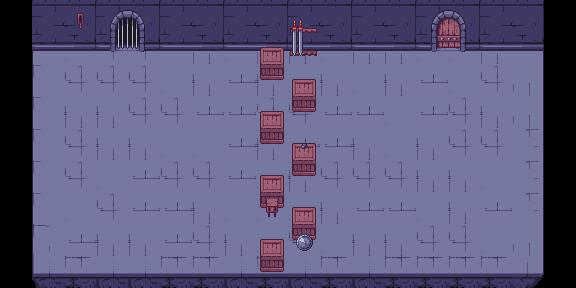

The image is a tile-based game level rendered from a .tmx file. Its description and complete source (layers, tilesets, objects, tile grids) follow:
An orthogonal 18x9 tile map with 32x32 px tiles, 6 tile layers (Floor, FloorDetails, BackWall, BackWallDetails, ...), 2 hidden layers not drawn.

<map version="1.2" tiledversion="1.2.1" orientation="orthogonal" renderorder="right-down" width="18" height="9" tilewidth="32" tileheight="32" infinite="0" nextlayerid="38" nextobjectid="3">
 <tileset firstgid="1" source="DungeonTileset.tsx" />
 <layer id="30" name="Floor" width="18" height="9">
  <data encoding="csv">
0,1,3,2,3,3,3,2,2,2,2,3,3,2,3,3,4,0,
0,9,7,6,6,10,11,7,11,11,7,11,11,7,7,11,12,0,
0,9,6,6,6,7,11,10,11,7,11,7,11,10,7,6,8,0,
0,9,11,11,6,6,10,10,6,6,10,10,7,10,6,11,8,0,
0,9,6,11,11,7,7,10,11,10,10,11,7,11,6,6,12,0,
0,9,6,7,10,6,6,10,7,11,6,6,6,11,11,7,12,0,
0,9,7,6,10,10,11,7,7,7,11,10,10,7,11,10,12,0,
0,5,10,11,11,10,6,11,7,6,7,11,11,6,6,7,8,0,
0,13,15,14,14,15,15,14,15,14,15,14,15,15,15,15,16,0
</data>
 </layer>
 <layer id="31" name="FloorDetails" width="18" height="9">
  <data encoding="csv">
0,0,0,0,0,0,0,0,0,0,0,0,0,0,0,0,0,0,
0,0,0,0,0,0,0,0,0,0,0,0,0,0,0,0,0,0,
0,0,0,0,0,0,0,0,0,0,0,0,0,0,0,0,0,0,
0,0,0,0,0,0,0,0,0,0,0,0,0,0,0,0,0,0,
0,0,0,0,0,0,0,0,0,0,0,0,0,0,0,0,0,0,
0,0,0,0,0,0,0,0,0,0,0,0,0,0,0,0,0,0,
0,0,0,0,0,0,0,0,0,0,0,0,0,0,0,0,0,0,
0,0,0,0,0,0,0,0,0,0,0,0,0,0,0,0,0,0,
0,0,0,0,0,0,0,0,0,0,0,0,0,0,0,0,0,0
</data>
 </layer>
 <layer id="32" name="BackWall" width="18" height="9">
  <data encoding="csv">
0,49,50,49,50,49,50,49,50,49,50,49,50,49,50,49,50,0,
0,53,54,53,54,53,54,53,54,53,54,53,54,53,54,53,54,0,
0,0,0,0,0,0,0,0,0,0,0,0,0,0,0,0,0,0,
0,0,0,0,0,0,0,0,0,0,0,0,0,0,0,0,0,0,
0,0,0,0,0,0,0,0,0,0,0,0,0,0,0,0,0,0,
0,0,0,0,0,0,0,0,0,0,0,0,0,0,0,0,0,0,
0,0,0,0,0,0,0,0,0,0,0,0,0,0,0,0,0,0,
0,0,0,0,0,0,0,0,0,0,0,0,0,0,0,0,0,0,
0,0,0,0,0,0,0,0,0,0,0,0,0,0,0,0,0,0
</data>
 </layer>
 <layer id="33" name="BackWallDetails" width="18" height="9">
  <data encoding="csv">
0,0,74,57,58,0,0,0,0,99,0,0,0,59,60,0,0,0,
0,0,0,61,62,0,0,0,0,103,0,0,0,63,64,0,0,0,
0,0,0,0,0,0,0,0,0,0,0,0,0,0,0,0,0,0,
0,0,0,0,0,0,0,0,0,0,0,0,0,0,0,0,0,0,
0,0,0,0,0,0,0,0,0,0,0,0,0,0,0,0,0,0,
0,0,0,0,0,0,0,0,0,0,0,0,0,0,0,0,0,0,
0,0,0,0,0,0,0,0,0,0,0,0,0,0,0,0,0,0,
0,0,0,0,0,0,0,0,0,0,0,0,0,0,0,0,0,0,
0,0,0,0,0,0,0,0,0,0,0,0,0,0,0,0,0,0
</data>
 </layer>
 <layer id="34" name="Net" width="18" height="9">
  <data encoding="csv">
0,0,0,0,0,0,0,0,0,0,0,0,0,0,0,0,0,0,
0,0,0,0,0,0,0,0,101,0,0,0,0,0,0,0,0,0,
0,0,0,0,0,0,0,0,105,101,0,0,0,0,0,0,0,0,
0,0,0,0,0,0,0,0,101,105,0,0,0,0,0,0,0,0,
0,0,0,0,0,0,0,0,105,101,0,0,0,0,0,0,0,0,
0,0,0,0,0,0,0,0,101,105,0,0,0,0,0,0,0,0,
0,0,0,0,0,0,0,0,105,101,0,0,0,0,0,0,0,0,
0,0,0,0,0,0,0,0,101,105,0,0,0,0,0,0,0,0,
0,0,0,0,0,0,0,0,105,0,0,0,0,0,0,0,0,0
</data>
 </layer>
 <layer id="35" name="NetDetails" width="18" height="9">
  <data encoding="csv">
0,0,0,0,0,0,0,0,0,0,0,0,0,0,0,0,0,0,
0,0,0,0,0,0,0,0,0,0,0,0,0,0,0,0,0,0,
0,0,0,0,0,0,0,0,0,0,0,0,0,0,0,0,0,0,
0,0,0,0,0,0,0,0,0,0,0,0,0,0,0,0,0,0,
0,0,0,0,0,0,0,0,0,102,0,0,0,0,0,0,0,0,
0,0,0,0,0,0,0,0,0,0,0,0,0,0,0,0,0,0,
0,0,0,0,0,0,0,0,106,0,0,0,0,0,0,0,0,0,
0,0,0,0,0,0,0,0,0,88,0,0,0,0,0,0,0,0,
0,0,0,0,0,0,0,0,0,0,0,0,0,0,0,0,0,0
</data>
 </layer>
 <layer id="36" name="WALLS" width="18" height="9" visible="0">
  <data encoding="csv">
24,24,24,24,24,24,24,24,24,24,24,24,24,24,24,24,24,24,
24,0,0,0,0,0,0,0,0,0,0,0,0,0,0,0,0,24,
24,0,0,0,0,0,0,0,0,0,0,0,0,0,0,0,0,24,
24,0,0,0,0,0,0,0,0,0,0,0,0,0,0,0,0,24,
24,0,0,0,0,0,0,0,0,0,0,0,0,0,0,0,0,24,
24,0,0,0,0,0,0,0,0,0,0,0,0,0,0,0,0,24,
24,0,0,0,0,0,0,0,0,0,0,0,0,0,0,0,0,24,
24,0,0,0,0,0,0,0,0,0,0,0,0,0,0,0,0,24,
24,24,24,24,24,24,24,24,24,24,24,24,24,24,24,24,24,24
</data>
 </layer>
 <layer id="37" name="NET" width="18" height="9" visible="0">
  <data encoding="csv">
0,0,0,0,0,0,0,0,0,0,0,0,0,0,0,0,0,0,
0,0,0,0,0,0,0,0,24,24,0,0,0,0,0,0,0,0,
0,0,0,0,0,0,0,0,24,24,0,0,0,0,0,0,0,0,
0,0,0,0,0,0,0,0,24,24,0,0,0,0,0,0,0,0,
0,0,0,0,0,0,0,0,24,24,0,0,0,0,0,0,0,0,
0,0,0,0,0,0,0,0,24,24,0,0,0,0,0,0,0,0,
0,0,0,0,0,0,0,0,24,24,0,0,0,0,0,0,0,0,
0,0,0,0,0,0,0,0,24,24,0,0,0,0,0,0,0,0,
0,0,0,0,0,0,0,0,0,0,0,0,0,0,0,0,0,0
</data>
 </layer>
</map>
